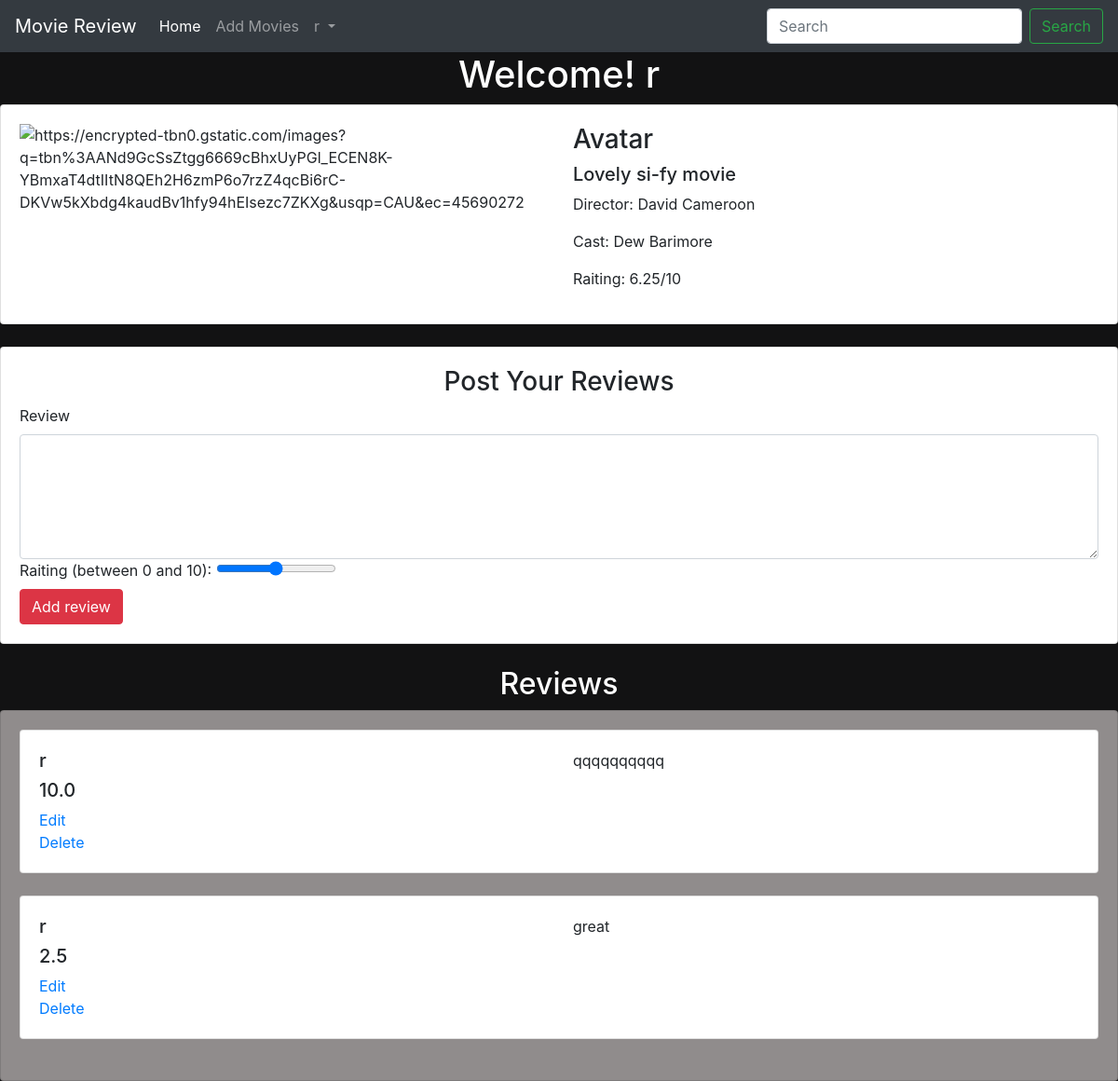
Page /ditail/4/ (signed in) on the committed database.
### main/models.py (models this page shows, shortened)
class Movie(models.Model):
    name = models.CharField(max_length = 300)
    director = models.CharField(max_length = 300)
    cast = models.CharField(max_length = 800)
    description = models.TextField(max_length = 5000)
    relised_date = models.DateField()
    averidgerating = models.FloatField(default=0)
    image = models.URLField(default=None,null=True)

class Review(models.Model):
    user = models.ForeignKey(User, on_delete = models.CASCADE)
    movie = models.ForeignKey(Movie, on_delete = models.CASCADE)
    comment = models.TextField(max_length= 1000)
    raiting = models.FloatField(default=0)

### main/views.py (the view)
# urls.py: path("ditail/<int:id>/",views.ditail, name="ditail"),
def ditail(request,id):
    movie = Movie.objects.get(id=id)# Select everything(*) from the database with this id=id
    review = Review.objects.filter(movie=id).order_by("-comment")
    score = review.aggregate(Avg("raiting"))['raiting__avg']
    if score == None:
        score = 0
    context = { 'movie': movie,'reviews':review, 'averidge':score }
    return render(request, 'main/ditail.html',context)

### main/templates/main/ditail.html (shortened to what this page needs)
{% extends 'main/base.html' %}
{% block content %}
<div class="conteiner">
	<div class="card">
		<div class="card-body">
			<div class="row">
				<div class="col md-4">
				<img class="img fluid" src="{{movie.image}}" alt="{{movie.image}}">
				</div>
				<div class="col md-8">
				<h3 >{{ movie.name }}</h3>
				<h5 >{{ movie.description }}</h5>
				<p>Director: {{ movie.director }}</p>
				<p>Cast: {{ movie.cast }}</p>
				<p>Raiting: {{ averidge }}/10</p>
				</div>
			</div>
		</div>
	</div>
	<br>
	<div class="card">
		<div class="card-body">
		<h3 class="text-center">Post Your Reviews</h3>
		<form action="{% url 'main:add_review' movie.id %}" method="POST">
		<label for="comment">Review</label>
		<textarea name="comment" cols="8" rows="5" id="command" class="form-control"  ></textarea>
		<label for="raiting">Raiting (between 0 and 10):</label>
		<input type="range" id="raiting" step="0.5" name="raiting" min="0" max="10.0">
		<br>
		<input type="submit" class="btn btn-danger" value="Add review">
		</form>
		</div>
	</div>
	<br>
	<h2 class="text-center" style="color:white;">Reviews</h2>
	<div class="card" style="background-color:#908c8c">
		<div class="card-body">
		{% for review in reviews %}
			<div class="card" >
				<div class="card-body">
				<div class="row">
					<div class="col md-3">
						<h5 class="text-left">{{ review.user.username }}<h5>
						<h5>{{ review.raiting }}</h5>
						{% if request.user == review.user %}
						<a href="{% url 'main:edit_review' movie.id review.id %}" >Edit</a>
						<br>
						<a href="{% url 'main:delete_review' movie.id review.id %}" onclick="return confirm('Are you sure you want to delete this review?');" " >Delete</a>
						{% endif %}
					</div>
					<div class="col md-9">
						<p>{{ review.comment }}</p>
					</div>
				</div>
				</div>
			</div>
				<br>
		{% endfor %}
		</div>
	</div>
</div>
{% endblock %}

### main/templates/main/base.html (shortened to what this page needs)
<!doctype html>
<html lang="en">
  <head>
    <link rel="stylesheet" href="https://maxcdn.bootstrapcdn.com/bootstrap/4.0.0/css/bootstrap.min.css">
	{% load static %}
	<link rel="stylesheet" href="{% static 'css/main.css' %}"></link>
  </head>
  <body>
  <nav class="navbar navbar-expand-lg navbar-dark bg-dark">
  <a class="navbar-brand" href="{% url 'main:home' %}">Movie Review</a>
  <div class="collapse navbar-collapse" id="navbarSupportedContent">
    <ul class="navbar-nav mr-auto">
      <li class="nav-item active">
        <a class="nav-link" href="{% url 'main:home' %}">Home <span class="sr-only">(current)</span></a>
      </li>
      <li class="nav-item">
        <a class="nav-link" href="{% url 'main:add_movie' %}">Add Movies</a>
      </li>
	  {% if user.is_authenticated %}
      <li class="nav-item dropdown">
        <a class="nav-link dropdown-toggle" href="#" id="navbarDropdown" role="button" data-toggle="dropdown" aria-haspopup="true" aria-expanded="false">
          {{ user.username }}
        </a>
      </li>
	  {% endif %}
    </ul>
    <form class="form-inline my-2 my-lg-0">
      <input class="form-control mr-sm-2" type="search" placeholder="Search" aria-label="Search">
      <button class="btn btn-outline-success my-2 my-sm-0" type="submit">Search</button>
    </form>
  </div>
</nav>
	{% if user.is_authenticated %}
    <h1><center style="color:white;">Welcome!   {{ user.username }}</center></h1>
	{% endif %}
	{% block content %}
	{% endblock %}
  </body>
</html>

### main/static/css/main.css (style rules this page uses)
body { background-color:#121213; }

### rows in the picture
Movie: name "Avatar", description "Lovely si-fy movie", director "David Cameroon", cast "Dew Barimore"
Review: user.username "r", raiting "10.0", shows "Edit", comment "qqqqqqqqqq"
Review: user.username "r", raiting "2.5", shows "Edit", comment "great"

### other values in the picture
{{ user.username }} "r"
{{ averidge }} "6.25"
